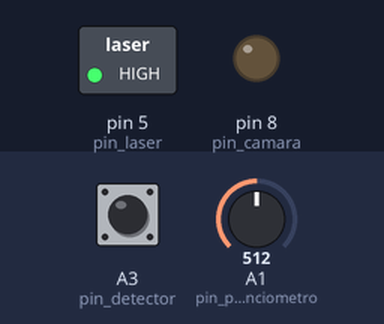
A sketch run on a simulated Arduino Uno, built with avr-gcc and run on an emulated ATmega328P. On the bench: switched loads named in the sketch (green lamp = pin HIGH), output pins drawn as LEDs (lit = HIGH). The test bench sets the inputs (shaded band); at power-on: A3 (pin_detector) LOW, A1 (pin_potenciometro) = 512.

Above: at 3.5 s.
3.6 s: A3 (pin_detector) pulsed HIGH 2 times (0.12 s each, 0.3 s apart)
At 4.8 s:
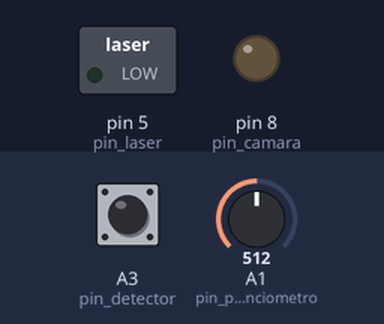
At 6.27 s:
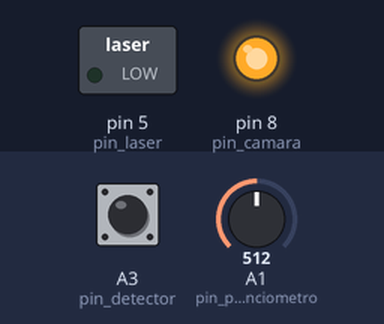
Timing chart, 0 to 7.9 s (numbered marks = the images above; inputs shaded):
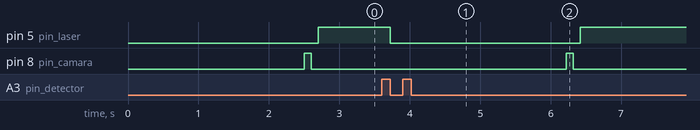

Measured:
- after the input at 3.6 s, pin 5 (pin_laser): HIGH → LOW after 0.12 s, → HIGH 2.7 s later; pin 8 (pin_camara): LOW → HIGH after 2.6 s, → LOW 0.10 s later

The sketch:

Laser.ino
```cpp
/*
* Laser
*/

/***************************
*
* Parametros
*
***************************/


/*Configuracion de PINs*/
#define pin_disparador 7
#define pin_detector A3
#define pin_laser 5
#define pin_camara 8


/*Parametros del potenciometro*/
#define pin_potenciometro A1
#define min_delay_potenciometro 1
#define max_delay_potenciometro 5000
#define potenciometro_magic_number 1023.0

/*Misc Params*/
#define duracion_delay 100

/*Variables Globales*/
bool laser_encendido;
int valor_laser;
int valor_potenciometro;
int delay_potenciometro;

void setup()
{
  valor_potenciometro = 0;
  delay_potenciometro = 0;

  pinMode(pin_disparador, INPUT_PULLUP);

  laser_encendido = false;
  valor_laser = 1;
  pinMode(pin_camara, OUTPUT);
  pinMode(pin_laser, OUTPUT);
  pinMode(pin_detector, INPUT);
}

/*Funciones de Laser*/
void encender_laser(){
  if (laser_encendido)
    return;
  digitalWrite(pin_laser, HIGH);
  laser_encendido = true;
}

void apagar_laser(){
  if (!laser_encendido)
    return;
  digitalWrite(pin_laser, LOW);
  laser_encendido = false;
}

bool cambio_estado_laser(){
  int valor = digitalRead(pin_detector);
  if (valor == valor_laser)
    return false;
  valor_laser = valor;
  return true;
}

bool laser_interrumpido(){
  if (cambio_estado_laser() && valor_laser == 0)
    return true;
  return false;
}

bool disparador_presionado(){
  int val = digitalRead(pin_disparador);
  if (val == LOW)
    return true;
  else if (val == HIGH)
    return false;
}

/*Funciones para disparar la camara*/
void disparar_camara(){
  digitalWrite(pin_camara, HIGH);     //Enciendo Salida
  delay(100);
  digitalWrite(pin_camara, LOW);     //Apago Salida
}

/*Funciones del Potenciometro*/
bool cambio_estado_potenciometro(){
  int valor = analogRead(pin_potenciometro);
  if (valor == valor_potenciometro || abs(valor - valor_potenciometro) < 50 )
    return false;
  valor_potenciometro = valor;
  return true;
}

void actualizar_delay_potenciometro(){
  int diff = max_delay_potenciometro - min_delay_potenciometro;
  float multiplier = valor_potenciometro / potenciometro_magic_number;
  delay_potenciometro = min_delay_potenciometro + (diff * multiplier);
}

void loop()
{
  encender_laser();

  if (cambio_estado_potenciometro())
    actualizar_delay_potenciometro();

  if (laser_interrumpido())  {
    apagar_laser();
    delay(delay_potenciometro);
    disparar_camara();
    delay(duracion_delay);
    encender_laser();
  }
}
```
